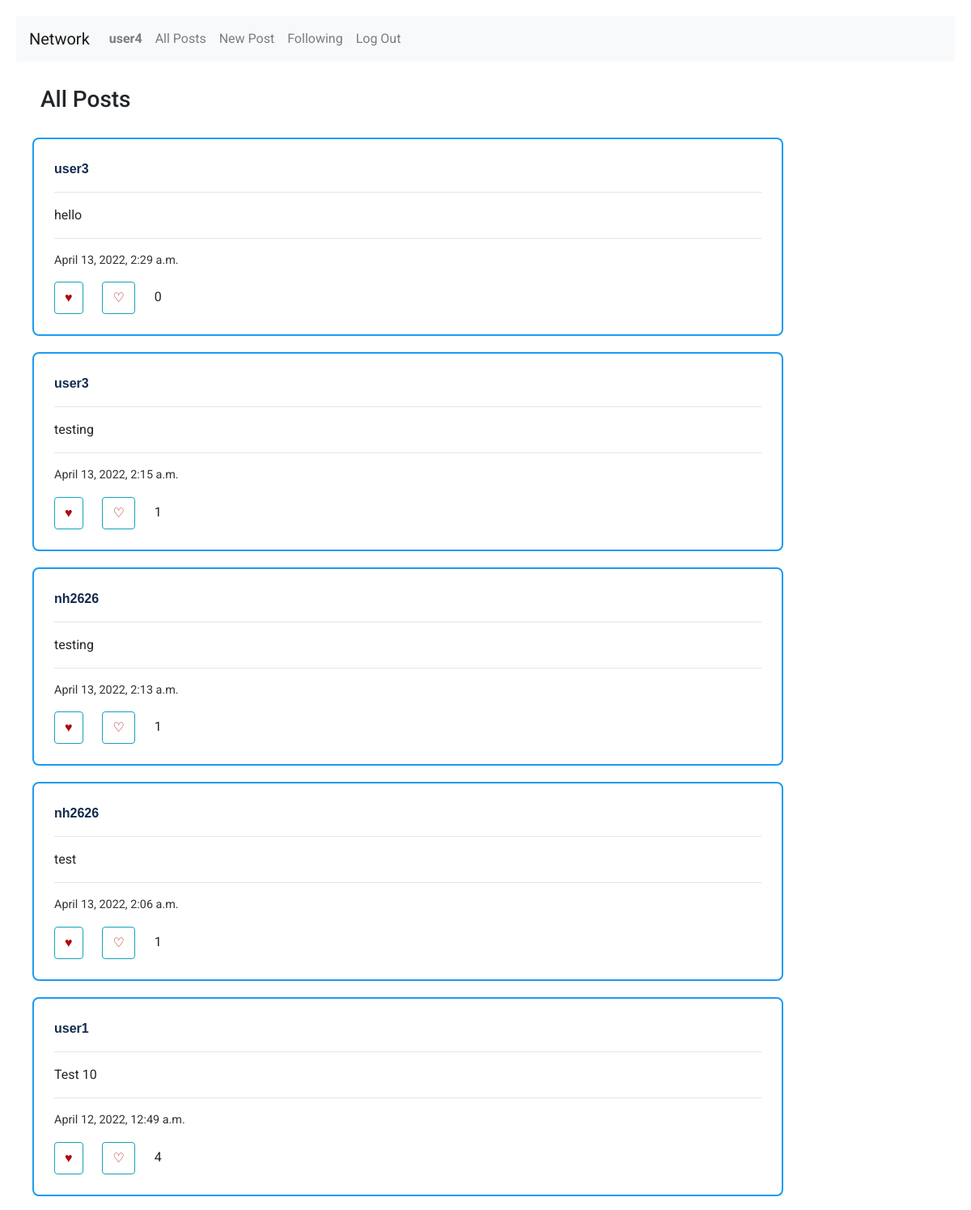
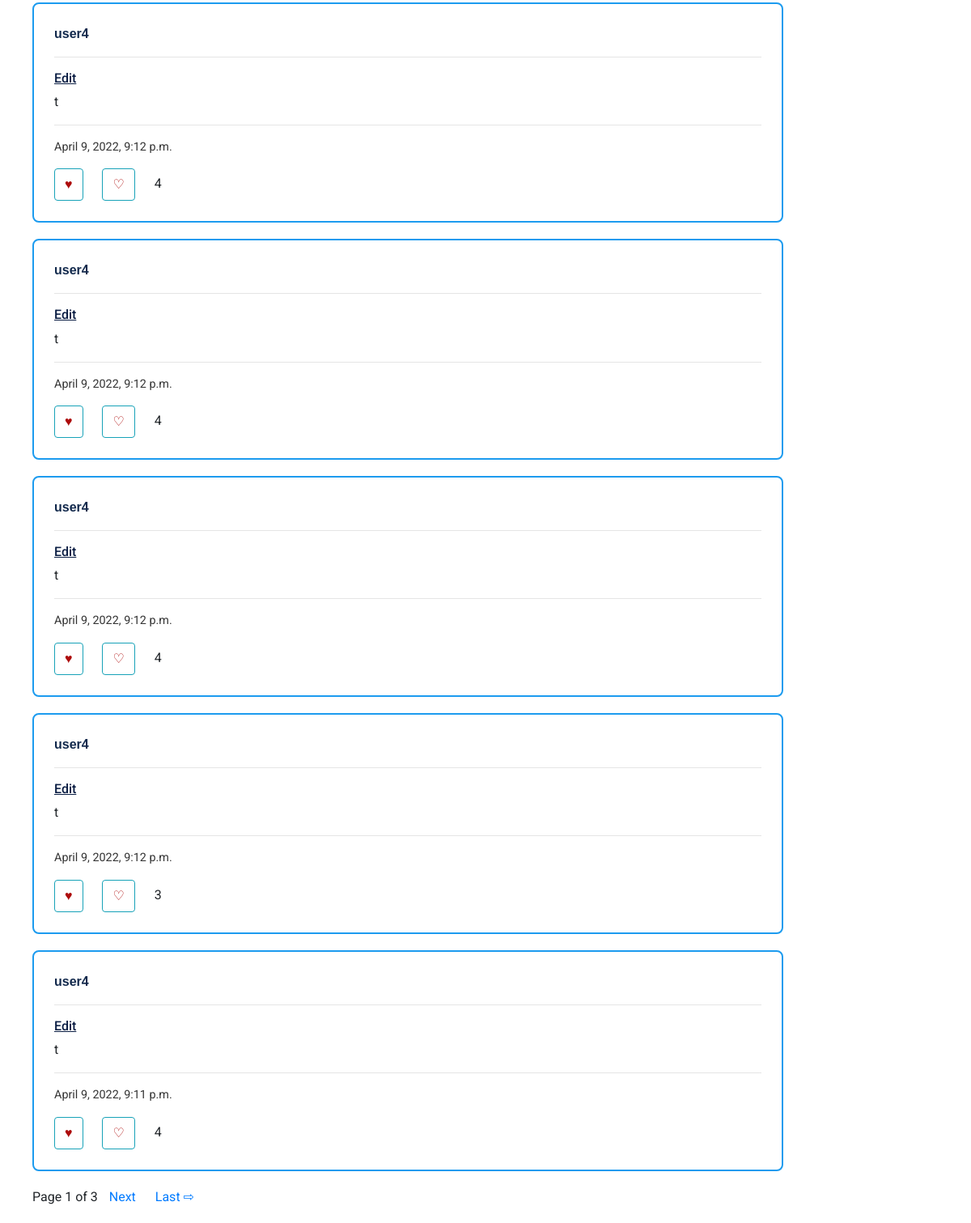
/all_posts (signed in), run on the app's committed database (2 pictures, top to bottom).
### network/models.py (models this page shows)
class User(AbstractUser):
    following = models.ManyToManyField("User", related_name="followers")

class NewPost(models.Model):
    post = models.TextField(max_length=128)
    author = models.ForeignKey(User, on_delete=models.CASCADE, related_name="posts")
    timestamp = models.DateTimeField(auto_now_add=True)
    likes = models.ManyToManyField(User, related_name="posts_liked")
    class Meta:
        ordering = ['-timestamp',]

### network/views.py (the view)
# urls.py: path("all_posts", views.all_posts, name = "all_posts"),
def all_posts(request):
    posts = NewPost.objects.all()
    paginator = Paginator(posts, 10)
    page_number = request.GET.get('page')
    page_obj = paginator.get_page(page_number)
    postform = CreateNewPost()
    return render(request, "network/all_posts.html", {
        "page_obj": page_obj,
        "form": postform,
    })

### network/templates/network/all_posts.html (shortened to what this page needs)
{% extends "network/layout.html" %}
{% block body %}
    <h3 id = "ap_header">All Posts</h3>
    {% if user.is_authenticated %}
        {% for post in page_obj %}
            <div class = "posts">
                <a href= {% url 'user_page' post.author.id %}><p class = "post_user">{{post.author}}</p></a>
                <hr>
                {% if request.user == post.author %}
                    <h6 id = "edit_link" onclick="editPost({{ post.id }})">Edit</h6>
                {% endif %}
                <p class = "post_text">{{post.post}}</p>
                <hr>
                <p class = "post_time">{{post.timestamp}}</p>
                <span class="like-count" data-post="{{ post.id }}">
                    <button type="button" class="btn btn-outline-info" id="like" onclick="likePost({{ request.user.id }}, {{ post.id }})"><p class = "heart">&#9829;</p></button>
                </span>
                <span class="unlike-count" data-post="{{ post.id }}">
                    <button type="button" class="btn btn-outline-info" id="unlike" onclick="unlikePost({{ request.user.id }}, {{ post.id }})"><p class = "heart">&#9825;</p></button>
                </span>
                <span id="likes_count"> {{ post.likes.count }} </span>
            </div>
        {% endfor %}
        <div class="pagination">
            <span class="step-links">
                <span class="current">
                    Page {{ page_obj.number }} of {{ page_obj.paginator.num_pages }}
                </span>
                {% if page_obj.has_next %}
                    <a href="?page={{ page_obj.next_page_number }}">Next</a>
                    <a href="?page={{ page_obj.paginator.num_pages }}">Last &#8680;</a>
                {% endif %}
            </span>
        </div>
    {% endif %}
{% endblock %}

### network/templates/network/layout.html (shortened to what this page needs)
{% load static %}
<!DOCTYPE html>
<html lang="en">
    <head>
        <link rel="stylesheet" href="https://stackpath.bootstrapcdn.com/bootstrap/4.4.1/css/bootstrap.min.css">
        <link href="{% static 'network/styles.css' %}" rel="stylesheet">
    </head>
    <body>
        <nav class="navbar navbar-expand-lg navbar-light bg-light">
            <a class="navbar-brand" href="{% url 'index' %}">Network</a>
            <div>
              <ul class="navbar-nav mr-auto">
                {% if user.is_authenticated %}
                    <li class="nav-item">
                        <a class="nav-link" href="{% url 'user_page' request.user.id %}"><strong>{{ user.username }}</strong></a>
                    </li>
                {% endif %}
                {% if user.is_authenticated %}
                    <li class="nav-item">
                        <a class="nav-link" href="{% url 'all_posts' %}">All Posts</a>
                    </li>
                    <li class="nav-item">
                        <a class="nav-link" href="{% url 'new_posts' %}">New Post</a>
                    </li>
                    <li class="nav-item">
                        <a class="nav-link" href="{% url 'follow_page' request.user.id %}">Following</strong></a>
                    </li>
                    <li class="nav-item">
                        <a class="nav-link" href="{% url 'logout' %}">Log Out</a>
                    </li>
                {% endif %}
              </ul>
            </div>
          </nav>
        <div class="body">
            {% block body %}
            {% endblock %}
        </div>
    </body>
</html>

### network/static/network/styles.css (style rules this page uses)
body { margin: 20px; font-family: 'Roboto', sans-serif; }
nav { margin-bottom: 20px; }
#ap_header { margin: 30px; }
h3 { margin-top: 30px; margin-bottom: 30px; }
.posts { border: 2px solid rgba(28, 155, 239); border-radius: 8px; margin: 20px; padding: 25px; width: 80%; transition: 0.1s; }
.post_user { font-weight: bold; color: rgb(19, 42, 77); font-family: sans-serif; }
.post_time { font-size: 90%; color: rgb(52, 52, 52) }
#like { height: 40px; margin-right: 20px; }
#unlike { height: 40px; margin-right: 20px; }
.heart { color: rgb(173, 11, 11); display: inline; }
.pagination { margin-left: 20px; }
.pagination a { margin: 10px; }
#edit_link { cursor: pointer; user-select: none; text-decoration: underline; color: rgb(11, 30, 68); }

### data on the page
User: username "user4"
NewPost: author "user3", post "hello", timestamp "April 13, 2022, 2:29 a.m.", likes.count "0"
NewPost: author "user3", post "testing", timestamp "April 13, 2022, 2:15 a.m.", likes.count "1"
NewPost: author "nh2626", post "testing", timestamp "April 13, 2022, 2:13 a.m.", likes.count "1"
NewPost: author "nh2626", post "test", timestamp "April 13, 2022, 2:06 a.m.", likes.count "1"
NewPost: author "user1", post "Test 10", timestamp "April 12, 2022, 12:49 a.m.", likes.count "4"
NewPost: author "user4", post "t", timestamp "April 9, 2022, 9:12 p.m.", likes.count "4"
NewPost: author "user4", post "t", timestamp "April 9, 2022, 9:12 p.m.", likes.count "4"
NewPost: author "user4", post "t", timestamp "April 9, 2022, 9:12 p.m.", likes.count "4"
NewPost: author "user4", post "t", timestamp "April 9, 2022, 9:12 p.m.", likes.count "3"
NewPost: author "user4", post "t", timestamp "April 9, 2022, 9:11 p.m.", likes.count "4"

### other printed values
{{ page_obj.number }} "1"
{{ page_obj.paginator.num_pages }} "3"
